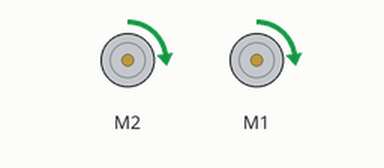
This program was run on a simulated BBC micro:bit (MakeCode). On the bench: 2 × DC motor (green arrow = forward, orange = backward, longer = faster).

Above: at 1.0 s.
Timing chart, 0 to 4.6 s (numbered marks = the images above):
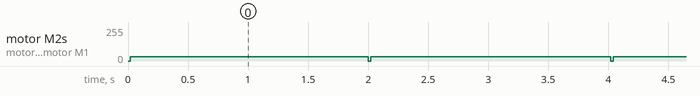

The program:

main.ts
```typescript
basic.forever(function () {
    maqueen.motorRun(maqueen.Motors.M2, maqueen.Dir.CW, 33)
    basic.pause(2000)
    maqueen.motorStop(maqueen.Motors.M2)
})
basic.forever(function () {
    maqueen.motorRun(maqueen.Motors.M1, maqueen.Dir.CW, 33)
    basic.pause(2000)
    maqueen.motorStop(maqueen.Motors.M1)
})
```

test.ts
```typescript
// tests gaan hier; deze zal niet worden gecompileerd wanneer dit pakket wordt gebruikt als extensie.
```

Measured:
- by itself, motor M2, motor M1: alternates forward 33/255 for 2.0 s and stopped for 0.02 s
